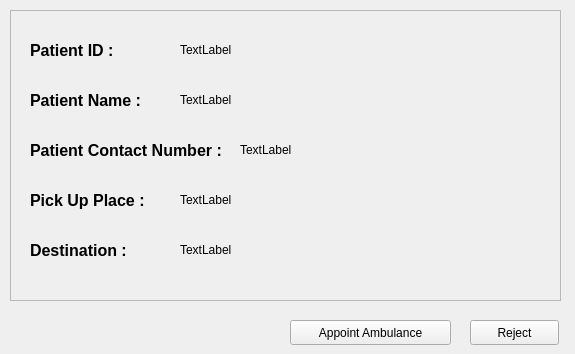
<?xml version="1.0" encoding="UTF-8"?>
<ui version="4.0">
 <class>Form</class>
 <widget class="QWidget" name="Form">
  <property name="geometry">
   <rect>
    <x>0</x>
    <y>0</y>
    <width>575</width>
    <height>354</height>
   </rect>
  </property>
  <property name="windowTitle">
   <string>Ambulance Profile</string>
  </property>
  <widget class="QFrame" name="frame">
   <property name="geometry">
    <rect>
     <x>10</x>
     <y>10</y>
     <width>551</width>
     <height>291</height>
    </rect>
   </property>
   <property name="frameShape">
    <enum>QFrame::StyledPanel</enum>
   </property>
   <property name="frameShadow">
    <enum>QFrame::Raised</enum>
   </property>
   <widget class="QLabel" name="patientContactLabel">
    <property name="geometry">
     <rect>
      <x>20</x>
      <y>120</y>
      <width>201</width>
      <height>41</height>
     </rect>
    </property>
    <property name="styleSheet">
     <string notr="true">font-size:12pt;
font-weight: bold;</string>
    </property>
    <property name="text">
     <string>&lt;html&gt;&lt;head/&gt;&lt;body&gt;&lt;p&gt;&lt;span style=&quot; font-size:12pt;&quot;&gt;Patient Contact Number :&lt;/span&gt;&lt;/p&gt;&lt;/body&gt;&lt;/html&gt;</string>
    </property>
   </widget>
   <widget class="QLabel" name="pickUpPlaceLabel">
    <property name="geometry">
     <rect>
      <x>20</x>
      <y>170</y>
      <width>151</width>
      <height>41</height>
     </rect>
    </property>
    <property name="styleSheet">
     <string notr="true">font-size:12pt;
font-weight: bold;</string>
    </property>
    <property name="text">
     <string>&lt;html&gt;&lt;head/&gt;&lt;body&gt;&lt;p&gt;&lt;span style=&quot; font-size:12pt;&quot;&gt;Pick Up Place : &lt;/span&gt;&lt;/p&gt;&lt;/body&gt;&lt;/html&gt;</string>
    </property>
   </widget>
   <widget class="QLabel" name="destinationLabel">
    <property name="geometry">
     <rect>
      <x>20</x>
      <y>220</y>
      <width>151</width>
      <height>41</height>
     </rect>
    </property>
    <property name="styleSheet">
     <string notr="true">font-size:12pt;
font-weight: bold;</string>
    </property>
    <property name="text">
     <string>&lt;html&gt;&lt;head/&gt;&lt;body&gt;&lt;p&gt;&lt;span style=&quot; font-size:12pt;&quot;&gt;Destination : &lt;/span&gt;&lt;/p&gt;&lt;/body&gt;&lt;/html&gt;</string>
    </property>
   </widget>
   <widget class="QLabel" name="patientIDLabel">
    <property name="geometry">
     <rect>
      <x>20</x>
      <y>20</y>
      <width>151</width>
      <height>41</height>
     </rect>
    </property>
    <property name="styleSheet">
     <string notr="true">font-size:12pt;
font-weight: bold;</string>
    </property>
    <property name="text">
     <string>&lt;html&gt;&lt;head/&gt;&lt;body&gt;&lt;p&gt;Patient ID :&lt;/p&gt;&lt;/body&gt;&lt;/html&gt;</string>
    </property>
   </widget>
   <widget class="QLabel" name="patientNameLabel">
    <property name="geometry">
     <rect>
      <x>20</x>
      <y>70</y>
      <width>151</width>
      <height>41</height>
     </rect>
    </property>
    <property name="styleSheet">
     <string notr="true">font-size:12pt;
font-weight: bold;</string>
    </property>
    <property name="text">
     <string>&lt;html&gt;&lt;head/&gt;&lt;body&gt;&lt;p&gt;Patient Name :&lt;/p&gt;&lt;/body&gt;&lt;/html&gt;</string>
    </property>
   </widget>
   <widget class="QLabel" name="patientID">
    <property name="geometry">
     <rect>
      <x>170</x>
      <y>30</y>
      <width>281</width>
      <height>20</height>
     </rect>
    </property>
    <property name="text">
     <string>TextLabel</string>
    </property>
   </widget>
   <widget class="QLabel" name="patientName">
    <property name="geometry">
     <rect>
      <x>170</x>
      <y>80</y>
      <width>281</width>
      <height>20</height>
     </rect>
    </property>
    <property name="text">
     <string>TextLabel</string>
    </property>
   </widget>
   <widget class="QLabel" name="patientContactNumber">
    <property name="geometry">
     <rect>
      <x>230</x>
      <y>130</y>
      <width>281</width>
      <height>20</height>
     </rect>
    </property>
    <property name="text">
     <string>TextLabel</string>
    </property>
   </widget>
   <widget class="QLabel" name="destination">
    <property name="geometry">
     <rect>
      <x>170</x>
      <y>230</y>
      <width>281</width>
      <height>20</height>
     </rect>
    </property>
    <property name="text">
     <string>TextLabel</string>
    </property>
   </widget>
   <widget class="QLabel" name="pickUpPlace">
    <property name="geometry">
     <rect>
      <x>170</x>
      <y>180</y>
      <width>281</width>
      <height>20</height>
     </rect>
    </property>
    <property name="text">
     <string>TextLabel</string>
    </property>
   </widget>
  </widget>
  <widget class="QPushButton" name="rejectButton">
   <property name="geometry">
    <rect>
     <x>470</x>
     <y>320</y>
     <width>89</width>
     <height>25</height>
    </rect>
   </property>
   <property name="text">
    <string>Reject</string>
   </property>
  </widget>
  <widget class="QPushButton" name="appointButton">
   <property name="geometry">
    <rect>
     <x>290</x>
     <y>320</y>
     <width>161</width>
     <height>25</height>
    </rect>
   </property>
   <property name="text">
    <string>Appoint Ambulance</string>
   </property>
  </widget>
 </widget>
 <resources/>
 <connections/>
</ui>
